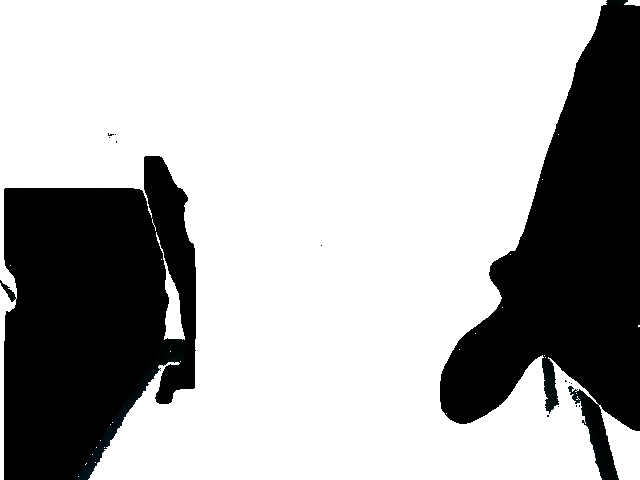
#> input picture masked_image.png, 640 x 480 px
$ python RRT.py
#> lines starting #> are read from the running program, lines starting #| are printed output that depends on the picture; after the words box and inside, x2 and y2 are one past the last pixel; in counts of white or black regions, pixels touching at a corner belong together
import threading
import numpy as np
from PIL import Image
import matplotlib.pyplot as plt
import random
import cv2


class RRT:
    def __init__(self, start, goal, obstacles, image_size, step_size=100, max_iterations=1000):
        self.start = start
        self.goal = goal
        self.obstacles = obstacles
        self.image_size = image_size
        self.step_size = step_size
        self.max_iterations = max_iterations
        self.tree = {start: None}

    def generate_random_point(self):
        x = random.randint(0, self.image_size[0] - 1)
        y = random.randint(0, self.image_size[1] - 1)
        return (x, y)

    def find_nearest_point(self, point):
        distances = [self.euclidean_distance(point, p) for p in self.tree.keys()]
        min_index = np.argmin(distances)
        return list(self.tree.keys())[min_index]

    @staticmethod
    def euclidean_distance(point1, point2):
        x1, y1 = point1
        x2, y2 = point2
        return np.sqrt((x2 - x1) ** 2 + (y2 - y1) ** 2)

    def step_towards(self, current, target):
        distance = self.euclidean_distance(current, target)
        if distance <= self.step_size:
            return target
        else:
            theta = np.arctan2(target[1] - current[1], target[0] - current[0])
            x = int(current[0] + self.step_size * np.cos(theta))
            y = int(current[1] + self.step_size * np.sin(theta))
            return (x, y)

    def is_collision_free(self, point1, point2):
        x1, y1 = point1
        x2, y2 = point2
        x = np.linspace(x1, x2, num=100, dtype=int)
        y = np.linspace(y1, y2, num=100, dtype=int)
        x = np.clip(x, 0, self.image_size[1] - 1)
        y = np.clip(y, 0, self.image_size[0] - 1)
        for i in range(len(x)):
            if np.all(self.obstacles[y[i], x[i]] == 0):  # Check if any obstacle is present at coordinates
                return False
        return True

    def find_path(self):
        fig, ax = plt.subplots()
        consecutive_failures = 0
        for _ in range(self.max_iterations):
            random_point = self.generate_random_point()
            nearest_point = self.find_nearest_point(random_point)
            new_point = self.step_towards(nearest_point, random_point)

            while not self.is_collision_free(nearest_point, new_point):
                random_point = self.generate_random_point()
                nearest_point = self.find_nearest_point(random_point)
                new_point = self.step_towards(nearest_point, random_point)

            self.tree[new_point] = nearest_point

            if self.euclidean_distance(new_point, self.goal) <= self.step_size:
                self.tree[self.goal] = new_point
                ax.clear()
                path=self.construct_path()
                ax.imshow(self.obstacles, cmap='gray')
                ax.plot([point[0] for point in path], [point[1] for point in path], 'r-')
                ax.plot(self.start[0], self.start[1], 'go', markersize=5)
                ax.plot(self.goal[0], self.goal[1], 'bo', markersize=5)
                ax.set_title("RRT Path Planning (Iteration: {})".format(_ + 1))
                plt.pause(0.01)
                return path
            consecutive_failures += 1
            if consecutive_failures >= 50:  # Adjust this value based on your requirements
                print("Failed to find a path within consecutive failures limit.")
                break

        print("Failed to find a path within maximum iterations.")
        return None

    def construct_path(self):
        path = []
        current = self.goal
        while current != self.start:
            path.append(current)
            current = self.tree[current]
        path.append(self.start)
        path.reverse()
        return path


def find_RRT_path(objects_image_path):
    # Load image

    # start = get_start_coordination.find_yellow_pixel(path_of_yellow_img)
    # image_path = white_mask.filter_colors(objects_image_path)
#> called with objects_image_path = 'masked_image.png'
    image = Image.open(objects_image_path).convert('1')  # Convert to black and white
#> image: PIL image 640x480 1; 69.2% white; 14 black regions (12 under 20 px), largest, box (x1, y1, x2, y2) and area: (0, 156, 196, 480) 47490, (440, 0, 640, 480) 47250
    image_array = np.array(image)
    obstacles = np.where(image_array == 0, 0, 1)  # 0 represents obstacles, 1 represents path

    plot_thread = threading.Thread(target=plot_image, args=(obstacles,))
    plot_thread.start()
    start_x = int(input("Enter start x-coordinate: "))
#> the answer given: 3
    start_y = int(input("Enter start y-coordinate: "))
#> the answer given: 3
    start = (start_x, start_y)
    plt.plot(start_x, start_y, 'go', markersize=5, label='Start')

    end_x = int(input("Enter end x-coordinate: "))
#> the answer given: 3
    end_y = int(input("Enter end y-coordinate: "))
#> the answer given: 3
#> in plot_image, `plt.show()`:
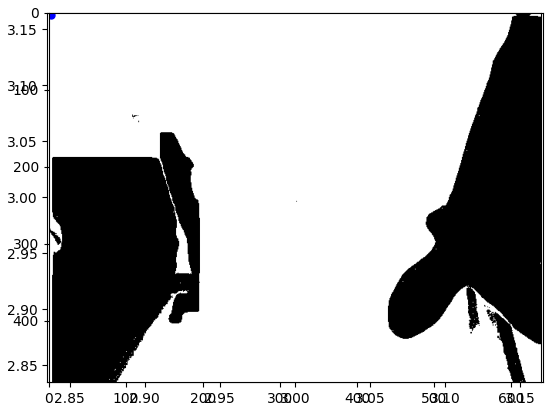
#> figure drawn by matplotlib, 2 panels
    plt.plot(end_x, end_y, 'bo', markersize=5, label='Goal')
    goal = (end_x, end_y)
    plot_thread.join()
    # print(image_array.shape)

    # Create RRT planner
    planner = RRT(start, goal, obstacles, image_array.shape)

    # Find path
    path = planner.find_path()
#> the loop in find_path, `for _ in range(self.max_iterations):` made 1 pass
#> pass 1, in find_path, `plt.pause(0.01)`:
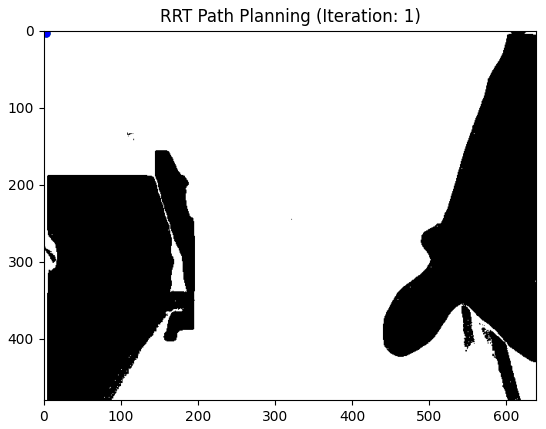
#> figure drawn by matplotlib, 1 panel
#> after the loop in find_path, `for _ in range(self.max_iterations):`: consecutive_failures = 0; self.tree = {(3, 3): (76, 70), (76, 70): (3, 3)}
#> path = [(3, 3)]

    if path:
        print("Path found!")
        # Visualize path
        plt.imshow(image_array, cmap='gray')
        plt.plot([point[0] for point in path], [point[1] for point in path], 'r-')
        plt.plot(start[0], start[1], 'go', markersize=5)
        plt.plot(goal[0], goal[1], 'bo', markersize=5)
        plt.title("RRT Path Planning")
        plt.savefig("final_path.png")
        plot_image(image_array)

    else:
        print("Failed to find a path.")


def plot_image(img):
    if img is None:
        print("Input image is None. Cannot plot.")
        return

    try:
        plt.imshow(img, cmap='gray')
        plt.show()
    except Exception as e:
        print(f"Error in plot_image function: {e}")


find_RRT_path('masked_image.png')
